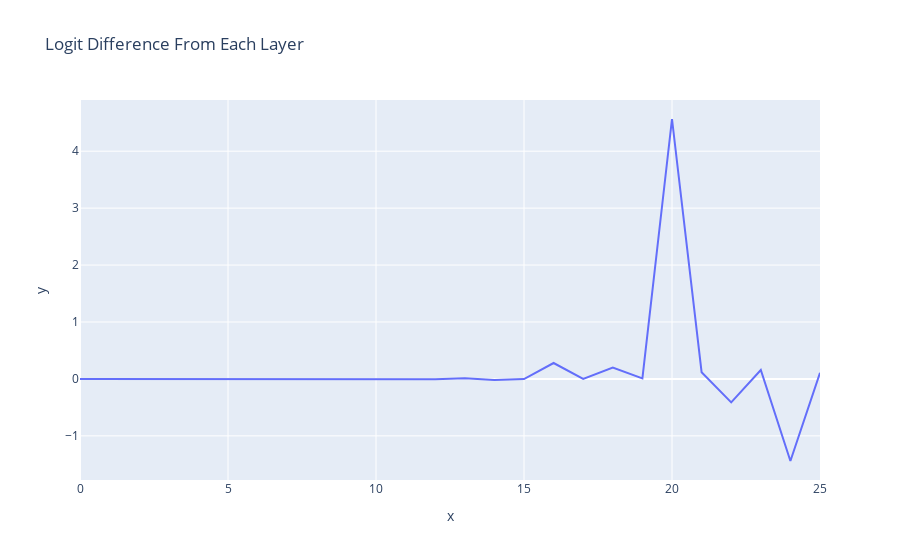

The notebook cell saved with this chart:
### Markdown cell above
We can repeat the above analysis but for each layer (this is equivalent to the differences between adjacent residual streams)

Note: Annoying terminology overload - layer k of a transformer means the kth **transformer block**, but each block consists of an **attention layer** (to move information around) *and* an **MLP layer** (to process information). 

We see that only attention layers matter, which makes sense! The IOI task is about moving information around (ie moving the correct name and not the incorrect name), and less about processing it. And again we note that attention layer 9 improves things a lot, while attention 10 and attention 11 *decrease* performance

### Code cell
per_layer_residual, labels = cache.decompose_resid(layer=-1, pos_slice=-1, return_labels=True)
per_layer_logit_diffs = residual_stack_to_logit_diff(per_layer_residual, cache)
line(per_layer_logit_diffs, hover_name=labels, title="Logit Difference From Each Layer")

### Figure 1 — Plotly figure (JSON) as saved in the notebook; plotly's stock layout.template omitted (floating-point values rounded to 4 significant figures)
{"data": [{"hovertemplate": "<b>%{hovertext}</b><br><br>x=%{x}<br>y=%{y}<extra></extra>", "hovertext": ["embed", "pos_embed", "0_attn_out", "0_mlp_out", "1_attn_out", "1_mlp_out", "2_attn_out", "2_mlp_out", "3_attn_out", "3_mlp_out", "4_attn_out", "4_mlp_out", "5_attn_out", "5_mlp_out", "6_attn_out", "6_mlp_out", "7_attn_out", "7_mlp_out", "8_attn_out", "8_mlp_out", "9_attn_out", "9_mlp_out", "10_attn_out", "10_mlp_out", "11_attn_out", "11_mlp_out"], "legendgroup": "", "line": {"color": "#636efa", "dash": "solid"}, "marker": {"symbol": "circle"}, "mode": "lines", "name": "", "orientation": "v", "showlegend": false, "type": "scatter", "x": [0, 1, 2, 3, 4, 5, 6, 7, 8, 9, 10, 11, 12, 13, 14, 15, 16, 17, 18, 19, 20, 21, 22, 23, 24, 25], "xaxis": "x", "y": [-0.0002837, 0.0002966, -0.006656, -0.0008816, -0.001551, 0.0003389, 5.128e-05, 0.002205, -0.00146, -0.001722, -0.005434, 0.0009052, -0.005739, 0.01081, -0.01817, -0.002557, 0.2796, 0.0008326, 0.1995, 0.009917, 4.565, 0.1174, -0.4123, 0.1565, -1.442, 0.1065], "yaxis": "y"}], "layout": {"legend": {"tracegroupgap": 0}, "title": {"text": "Logit Difference From Each Layer"}, "xaxis": {"anchor": "y", "domain": [0, 1], "title": {"text": "x"}}, "yaxis": {"anchor": "x", "domain": [0, 1], "title": {"text": "y"}}}}
